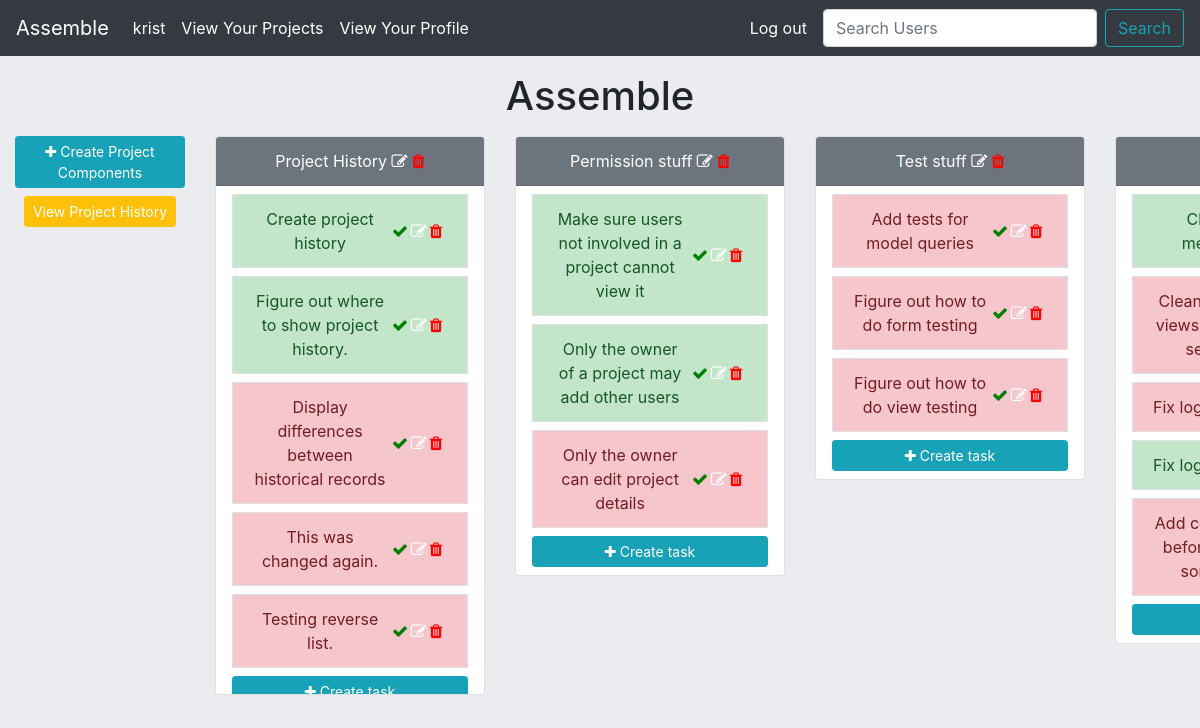
Page /home/project-list/project-detail/assemble/ (signed in) on the earlier database version.
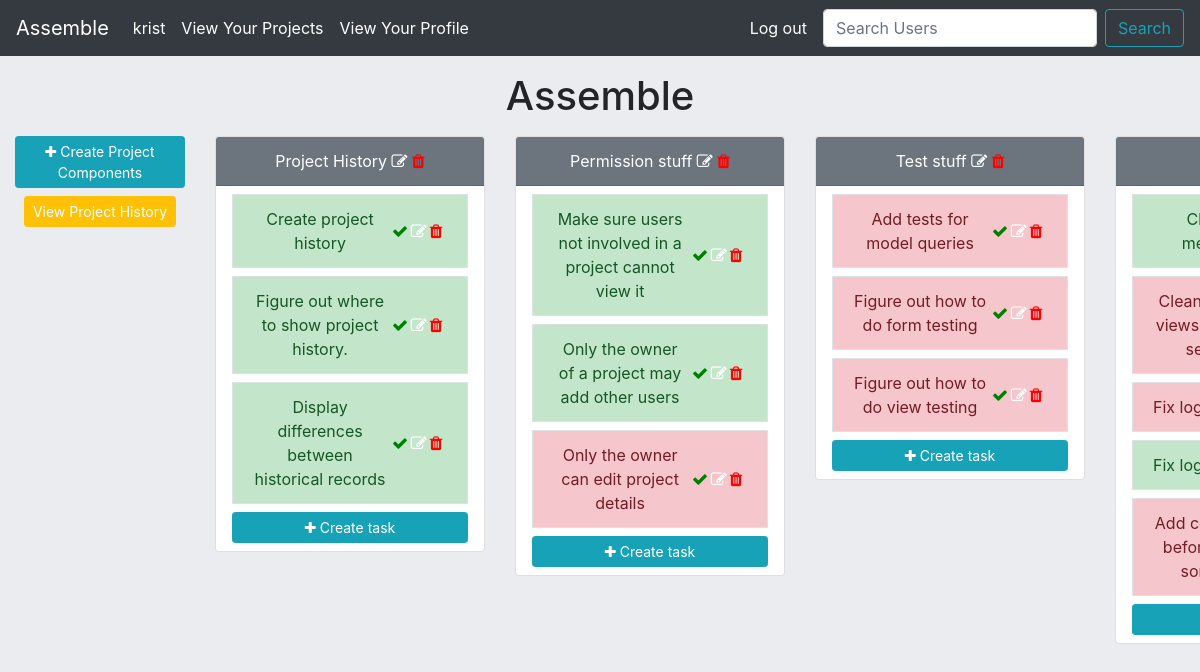
Same page on the later database version.
### assemble/models.py (models this page shows, shortened)
class ProjectComponent(models.Model):
    name = models.CharField(max_length=200) # can change this
    description = models.CharField(max_length=200,blank=True) # can change this
    slug = models.SlugField(max_length=100,unique=True,blank=True,null=True)
    completed = models.BooleanField(default=False) # can change this
    task = models.ForeignKey('self',null=True,default=None,related_name="component",on_delete=models.CASCADE)
    project = models.ForeignKey(Project,on_delete=models.CASCADE)
    history = HistoricalRecords()

### assemble/views.py (the view)
# urls.py: path('project-list/project-detail/<project_slug>/',project_detail_view,name="project-detail"),
@login_required
def project_detail_view(request,project_slug):
    is_me = Profile.objects.get(user=request.user)
    project = Project.objects.filter(user=is_me).get(slug=project_slug)
    project_components = ProjectComponent.objects.filter(project__name=project).filter(task=None)
    context = {
        'project':project,
        'project_components':project_components,
    }
    return render(request,'assemble/project_detail.html',context)

### assemble/models.py (called while the page is built)
    def __str__(self):
        return self.name

### templates/assemble/project_detail.html (shortened to what this page needs)
{% extends 'assemble/base.html' %}
{% load crispy_forms_tags %}
{% block content %}
<div class="text-center my-3">
    <h1>{{ project.name }}</h1>
</div>
    <div class="row text-center flex-nowrap">
        <div class="col-md-2">
            <a class="btn btn-info btn-sm text-white mb-2" href="{% url 'project-component-create' project.slug %}"><i class="fa fa-plus"></i> Create Project Components</a>
            <a class="btn btn-warning btn-sm text-white" href="{% url 'project-history' project.id%}">View Project History</a>
        </div>
        {% for component in project_components %}
            <div class="col-md-3 mb-2">
                <div class="card text-white" >
                    <div class="card-header bg-secondary mb-2">
                        {{ component.name }}  <a href="{% url 'edit-details' component.id %}"><span style="color:white;font-size:1rem;"><i class="fa fa-edit"></i></span></a>
                        <a href="{% url 'delete-task' component.id %}"><span style="color:red;font-size:1rem;"><i class="fa fa-trash"></i></span></a>
                    </div>
                    <div class="list-group">
                        <ul class="list-group px-3" style="overflow-y:scroll;max-height:500px;">
                            {% for task in component.component.all %}
                                {% if task.completed == True %}
                                    <li class="list-group-item d-flex justify-content-between align-items-center border mb-2 rounded-0 list-group-item-success">
                                        {{task.name}}
                                        <span class="badge">
                                            <a href="{% url 'finish-task' task.id%}"><span style="color:green;font-size:1rem;"><i class="fa fa-check"></i></span></a>
                                            <a href="{% url 'edit-details' task.id %}"><span style="color:white;font-size:1rem;"><i class="fa fa-edit"></i></span></a>
                                            <a href="{% url 'delete-task' task.id%}"><span style="color:red;font-size:1rem;"><i class="fa fa-trash"></i></span></a>
                                        </span>
                                    </li>
                                {% else %}
                                    <li class="list-group-item d-flex justify-content-between align-items-center border mb-2 rounded-0 list-group-item-danger">
                                        {{task.name}}
                                        <span class="badge">
                                            <a href="{% url 'finish-task' task.id%}"><span style="color:green;font-size:1rem;"><i class="fa fa-check"></i></span></a>
                                            <a href="{% url 'edit-details' task.id %}"><span style="color:white;font-size:1rem;"><i class="fa fa-edit"></i></span></a>
                                            <a href="{% url 'delete-task' task.id%}"><span style="color:red;font-size:1rem;"><i class="fa fa-trash"></i></span></a>
                                        </span>
                                    </li>
                                {% endif %}
                            {% endfor %}
                            <button class="btn btn-info btn-sm text-white mb-2" data-toggle="modal" data-target="#component-{{component.slug}}">
                                <i class="fa fa-plus"></i> Create task
                            </button>
                        </ul>
                    </div>
                </div>
            </div>
        {% endfor %}
    </div>
{% endblock content %}

Differences in the rows shown:
removed ProjectComponent: name "This was changed again.", shown under "Project History"
removed ProjectComponent: name "Testing reverse list.", shown under "Project History"
changed ProjectComponent "Display differences between historical records": completed False → True (drawn)
